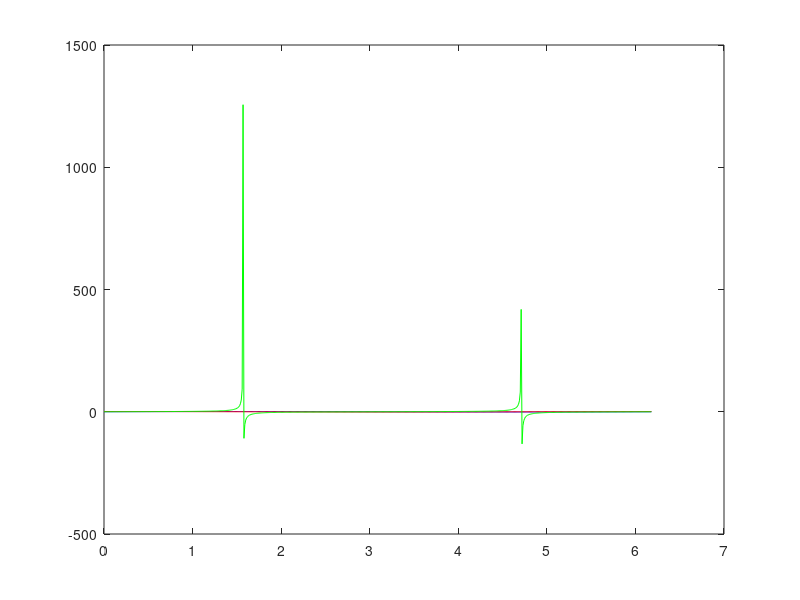
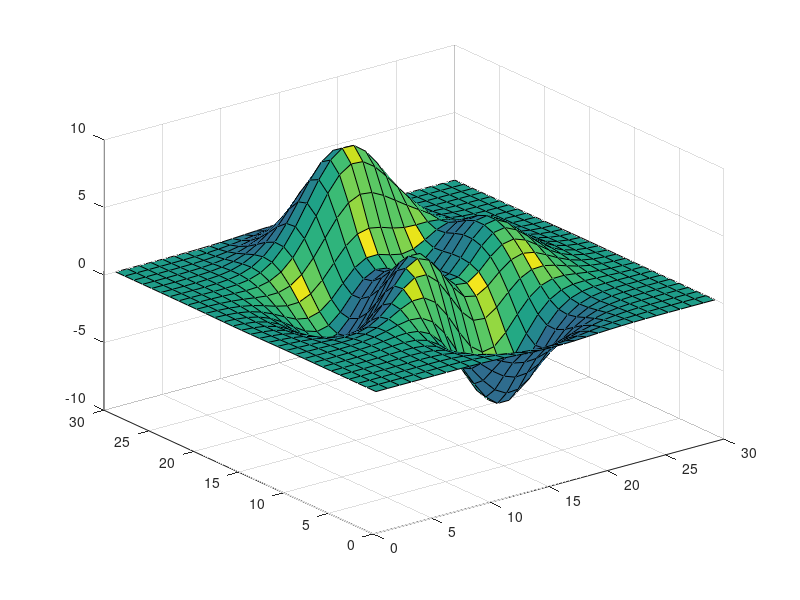

These charts were generated, in order, by the following MATLAB code: (Note: this script raises an error after producing the figures.)
%% INTRODUCTION TO MATLAB
%  Session 1 Part 1 --- MATLAB BASICS
% ==============================

% We will work through this file together, following the instructions
% marked "TO DO"

% This is a single line comment, you cannot execute it, but you can use it
% to mark your code (VERY useful when you return to your code after a month

%{
All
these
lines
are also comments, specifically they are
multi-line comments!
%}

%% << Two percentage signs start a code section (see above 'n' below)
disp('Hello World!')
disp('These lines of code are in a code section')
disp('You can run all the code in this section at once.')
disp('Make sure you cursor is in this section')
disp('Then click ''run section'' in the Editor toolbar')

% TO DO 
% Run this code section with <ctrl>+<enter>
% What does <ctrl>+<shift>+<enter> do?

% TO DO 
% run a single line of code by copying it to the clipboard and pasting in the command window
% run a single line of code by selecting it and pressing F9  (<shift>+F7 on Mac)

%% ARRAYS AND DATA TYPES

% clear the memory and all breakpoints (what is a breakpoint?)
clear all;

% The most common data type in Matlab is an array of real numbers.
% To create an empty array, you can use the command zeros.  For example

A = zeros(3,4)

% creates an array full of zeros that has dimensions of 3 x 4.  Note that
% the first index refers to the vertical direction (3), not the horizontal
% direction (4). You can also take a look at it like this: the first
% dimension tells you how many rows there are, and the second how many
% columns.

% There are many other ways to initialize arrays that are full of ones,
% or random numbers

A = 0 * ones(3,4)

%% TO DO - Type the commands into this section, then run the section
% Initialize arrays B, C and D, of sizes (3x3), (4x6) and (2x3x2) using the
% commands 'zeros', 'rand' and 'randn' respectively.  To find out more about
% these commands type 'help zeros' etc. at the prompt

help zeros
help rand
help randn

% create an array E of size (100x200) full of random numbers, using randn

% TO DO
% What happens when you add a semicolon (;) to the end of a line of code?


% TO DO 
% Use the command 'size' to retreive the size of arrays A and B


% TO DO
% Show the contents of A and B by typing their names into the command window


%% Data types (why do we need different data types?)
x = 'q'
xx = uint8( 5 )
z = single( pi )
y = 4.9

% TO DO 
% Use the command 'whos' to investigate which variables are in memory


% Find the 'Workspace' panel in the matlab interface. Verify it contains the same 
% information as the output of 'whos'

% TO DO
% Is the result of the following unexpected? Why is that?
x-y
% Challenge:   How do we fix it? (hint: look up 'double' in the help)

%% TO DO - Run these lines one at a time. 
y1 = 5
% 1y = 5   % What happens here? Why?
y_1 = 5
y = pi
y = i    % Complex number!
y = 1i   % preferred method for complex numbers (easier when viewing)

%% Array creation. Run these lines one at a time
x1 = [1 2 3]
x2 = [1, 2, 3]

x3 = 1:6         % what does the : do?
x4 = 1:2:10      % what do 2 :s do?
x5 = (1:2:10)'   % << what does the apostrope do?

x6 = 10:1:0
x7 = 10:-1:0

% TO DO
% create a vector T containining all the integers between 1 and 1000

% TO DO
% create a vector U containining all the integers between 100 and 500, in reverse order

% TO DO
% create a vector V containining all the multiples of 5 between -100 and 100 inclusive


%% Linspace
% TO DO
% Can you work out what the following commands do?
linspace(2, 10, 30)
linspace(20, 10, 5)
% Look up 'help linspace' if you need!

% TO DO
% Use 'linspace' to generate the following vector 
% [0, 0.1, 0.2, 0.3, 0.4, 0.5, 0.6, 0.7, 0.8, 0.9, 1.0]

% TO DO
% Now use the colon operator : to generate exactly the same sequence


%% Indexing arrays
% Indexing is a way to assign or extract data from i ndividual elements in an 
% array, or a subset of elements in an array.
% Indexing allows us to perform tasks like:
%  - Finding what is the value of the second element of an array
%  - Setting the last element in an array to have the value '20'
%  - Changing all values less than 3 to the value 0
%  - Removing every other element from an array 

%% Indexing 1D arrays
% TO DO 
% - run this section. 
% - Experiment with extracting other values from the array
x = [1:2:10]
x(2)
x(5)

y = [30, 100, 0, -50]
y(4)

%% TO DO - try these lines one at a time. What happens? Why?
x = [100, 200, 300, 400, 500]
% x(0) %
% x(6) %
x(6) = 11 %

%% Indexing ranges of values
x = [100, 200, 300, 400, 500]
x(1:3)
x(3:4)
x(3:end)

x = [100, 200, 300, 400, 500]
x(2:5) = -10  % << Changing multiple values at once

%% TO DO - indexing excersize



%% Strings can also be seen as (i.e. are) 1D arrays
F = 'Hello world'
F(1:5)
F(6:end)

%% Indexing in 2D arrays

% Lets clear all of the data
clear all;
% and create a single array
A = randn(5,7)

% There are 35 elements in this array.  We can index them in two different ways. 

% 1. We can extract elements using full indexing using the format
B = A(2,3)

% TO DO 
% Extract the bottom right element of the matrix A

% TO DO 
% Extract the bottom left element of the matrix A

% TO DO 
% Use 2D indexing to change the value in the second row, fourth column to -30


%% Linear indexing
% Alternatively, we can use linear indexing.  Here we use a single index
% to extract elements.  The elements are counted down the columns first, and
% then across the rows
A
B = A(4)
C = A(15)

% TO DO 
% Set the top right element of the matrix A to be equal to zero using linear
% indexing.


%% More advanced indexing

% Now let's investigate some more complex ways to index arrays
% We can use the colon operator ':' to extract all of the elements in a
% given index position

% TO DO
% Investigate the result of the following commands (uncomment them in turn)
% B = A(:,3)
% C = A(2,:)
% D = A(:)

% We can also extract just a subset of the array

% TO DO 
% Investigate the result of the following commands

% B = A(2:4,:);
% C = A(2:end,:);
% D = A(2:3,4:6);


% We can also use the double colon notation to skip elements

% TO DO
% Investigate the result of the following commands

% B = A(1:3:end,:);
% C = A(2,2:2:6);


% Finally, we can index one array with another
B = zeros(2,1);
B(1) = 4;
B(2) = 8

% TO DO
% Investigate the result of the following commands
% C = A(B)


%% Reshaping arrays
% We can also reshape arrays to different sizes that have the same
% number of elements

A = randn(3,4);

% TO DO 
% Use the command 'reshape' to change the shape of this array to be
% (2x6).  Note the order that the elements wind up in

% TO DO
% Try to reshape A to be (3x3). What happens?


%% Array concatenation (linking in arrays)

% Let's now investigate concatenating arrays
A = randn(2,2)
B = randn(2,2)

% The square brackets notation allows us to concatenate arrays
% A space denotes horizontal concatenation, a semicolon denotes vertical 
% concatentation. 

% TO DO 
% Investigate the result of the following commands

% C = [A B];        % horizontal concatenation
% D = [A;B];        % vertical concatenation
% E = [1 2; 3 4];   % what does this do?
% F = [1 2:2:10; zeros(2,2) randn(2,4)];

% Finally, we can replicate arrays using the command repmat

% TO DO
% Investigate the result of the following commands
% I = repmat(A,3,1)
% J = repmat(B,2,3)


%% Mathematical operators
x = [1:2:10]
y = 23
z = [2:10:42]

% TO DO
% run each of these commands one at a time
% What is happening on each occasion?

% Operators combining a vector (x) and a scalar (y):
A = x+y
B = x-y
C = x/y
D = x*y

% Operators combining a vector (x) with another vector (z)  - i.e. vectorisation
% E = x*z
F = x*z'
G = x'*z
H = x.*z


% TO DO
% What is the difference between the different ways of multiplying two vectors?



%% Congratulations, you can now manage around MATLAB!
% TO DO - move on to exercises


%% INTRODUCTION TO MATLAB
%  Session 1 Part 2 --- MATLAB PLOTTING, FLOW, SETS AND MATRIX OPERATIONS
% ==============================

% Here we will investigate some of the basics of matlab's plotting
% functionality.

%% Line plots
x_values = [0:0.01:2*pi - 0.1]';        % reminder: double colon, apostrophe
sin_values = sin(x_values);             

figure; % Create new one, makes it the CURRENT figure. More about this later.
plot(x_values, sin_values);

%% Changing the plotting style
% This code plots each data point as a blue cross:
plot(x_values, sin_values, 'bx');       % what is 'bx'? how do you find out?

% TO DO
% Plot the same data, but using a red dotted line (hint: use 'help plot')


%% Plotting two datasets on the same graph
cos_values = cos(x_values);

plot(x_values, sin_values, 'b');
hold on                                 % help hold
plot(x_values, cos_values, 'r');
hold off

%% Setting axis limits
% The matlab plot will change the limits of the axes to fit the data
% TO DO Try the following:
tan_values = tan(x_values);

plot(x_values, sin_values, 'b');
hold on
plot(x_values, cos_values, 'r');
plot(x_values, tan_values, 'g');
hold off

% What has happened? Why? (hint - try max(tan_values) to see the maximum value
% of tan_values.

% Set the axis limits manually to something sensible using 'ylim'


%% TO DO - Plot formatting
% Add a title to the plot of all three trigonomic functions.
% Add labels to the x and y axis.
% Add a legend.


%% 3D plotting 1
% Just an example of some more advanced matlab plotting
my3Dfigure = figure; 
surfc(peaks(30))

% TO DO - find the 'rotate 3D' button in the figure window, and view the 3D plot
% from different angles

%% 3D plotting 2
surfl(peaks(30));
lighting phong
shading interp;


%% From here on, we'll talk about operation flow, sets, and matrix operations


%% A basic 'For' loop (repetition for a known number)
for x=1:10
    disp('This statement is repeated')
end

%% Note: this is looping over the COLUMNS of x, so this runs 3 times:
for x = [1 3 5]
    disp('x equals')
    disp(x)
end

% as does this (what is the result?)
for x = [1 2 3; 4 5 6]
    disp('x equals')
    disp(x)
end

%% Performing operation on each element in a loop
A=[1:12]; 
B = reshape(A,4,3)
for x = B
    disp('Mean of column is:'); 
    disp(mean(x)); 
    disp('Sum of column is:'); 
    disp(sum(x));
end

% But note! Many functions already use columns:
sum(B)
mean(B)
std(B)

% TO DO
x = [10, 20, 40, 230];

% Create a for loop to print out the values of x like so:

% Element has value 10
% Element has value 20
% Element has value 40
% Element has value 230

% Hint:
% You can join numbers and strings together like so:
y = 10.3;
message = ['y equals ', num2str(y)];
disp(message)

% TO DO
% Now add some extra elements to x, and check your loop still prints out the
% values

% TO DO
% Now create a for loop to print the following:

% Element number 1 has value 10
% Element number 2 has value 20
% Element number 3 has value 40
% Element number 4 has value 230



%% While loops
% WHILE: based on any expression!
%{
while expression
    statements  % are executed while expression is true
                % if the expression returns an array all
                % must be true
end
%}


a_counter = 0;
while a_counter < 3
    a_counter = a_counter + 1;
    disp('The counter is equal to: ')
    disp(a_counter);
end


%% If statement
help if
%        IF expression
%          statements
%        ELSEIF expression
%          statements
%        ELSE
%          statements
%        END

help switch



%% Basic set operations (set - collection of distinct objects - no duplicates!)

% finding all the unique elements in an array
unique([4 2 2 4 7])

a = [1:5]
b = [7:-1:4]

% set operations and intersection
union(a,b)              % union  (elements which are either in A or B)
intersect(a,b)          % intersection (elements both in A and B)

setdiff(a,b)            % set difference (elements in A, not in B)
setdiff(b,a)            % vice-versa

% TO DO
% Can you find all the elements which are in either a OR b, but not in both,
% using a combination of union, intersect and setdiff?
% Hint: try drawing a Venn Diagram to help you.

%% More complex set operations
ismember(a,b)           % are elements of A in B
a(ismember(a,b))        % reminder: indexing

ismember(b,a)
b(ismember(b,a))


A = [1 2 3 4]; B = [2 3 4 1]; C = [3 4 2 2];

setdiff(A,B),setdiff(B,A)

setdiff(A,C),setdiff(C,A)

A = [1:5],B = [1 2 3 3 4], C = [1:5]

ismember(A,B) == ismember(B,A)

ismember(A,C) == ismember(C,A)

ismember(A,C) == ismember(C,A)



%% Solving matrix operations
% A very powerful capability of matlab is its ability to solve matrix
% operations. Take the following set of equations in three variables:
%
%     2 * x1 + x2 - 2 * x3 = 10
%     6 * x1 + 4 x2 + 4 * x3 = 2
%     10 * x1 + 8 * x2 + 6 * x3 = 8
%
% These can be written as a matrix equation like so:
% Ax = b
%
% Where: (A - coefficients of variables)
A = [2 1 -2;
    6 4 4; 
    10 8 6];

% b - constant terms
b = [10 ; 2 ; 8]

% We can solve for x in the following different ways:
% (remind yourself of matrix inversion!)
%  x = A^-1 * b

% invert A and multiply by b
x = inv(A) * b
x = A^-1 * b

% left division
x = A \ b   
% the difference between left division and the previous methods is 
% that if the matrix is singular, then it will calculate the least squares solution
            
% Using the Moore-Penrose pseudoinverse (also good for singular matrices)
x = pinv(A) * b


% why is this (left division, MP pseudoinverse) important?
% having large, singular matrices, and matrices with small values, you
% will value precision and correctness which inv(A) might not be able to
% achieve

% TO DO
% 
B = [-3 , -5, 1;
    9 ,14, 1 ;
    13, 29, -2]
c = [10; -4; 1]

t1= B\c
t2 = inv(B)*c
t3 = pinv(B)*c

B*t1
B*t2
B*t3

